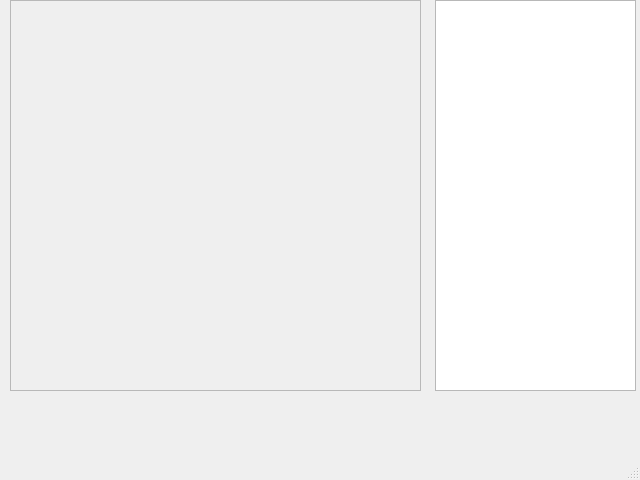
<?xml version="1.0" encoding="UTF-8"?>
<ui version="4.0">
 <class>MainWindow</class>
 <widget class="QMainWindow" name="MainWindow">
  <property name="geometry">
   <rect>
    <x>0</x>
    <y>0</y>
    <width>640</width>
    <height>480</height>
   </rect>
  </property>
  <property name="windowTitle">
   <string>MainWindow</string>
  </property>
  <widget class="QWidget" name="centralwidget">
   <widget class="QListView" name="listView">
    <property name="geometry">
     <rect>
      <x>435</x>
      <y>0</y>
      <width>201</width>
      <height>391</height>
     </rect>
    </property>
   </widget>
   <widget class="QFrame" name="frame">
    <property name="geometry">
     <rect>
      <x>10</x>
      <y>0</y>
      <width>411</width>
      <height>391</height>
     </rect>
    </property>
    <property name="frameShape">
     <enum>QFrame::StyledPanel</enum>
    </property>
    <property name="frameShadow">
     <enum>QFrame::Raised</enum>
    </property>
   </widget>
  </widget>
  <widget class="QMenuBar" name="menubar">
   <property name="geometry">
    <rect>
     <x>0</x>
     <y>0</y>
     <width>640</width>
     <height>28</height>
    </rect>
   </property>
  </widget>
  <widget class="QStatusBar" name="statusbar"/>
 </widget>
 <resources/>
 <connections/>
</ui>
